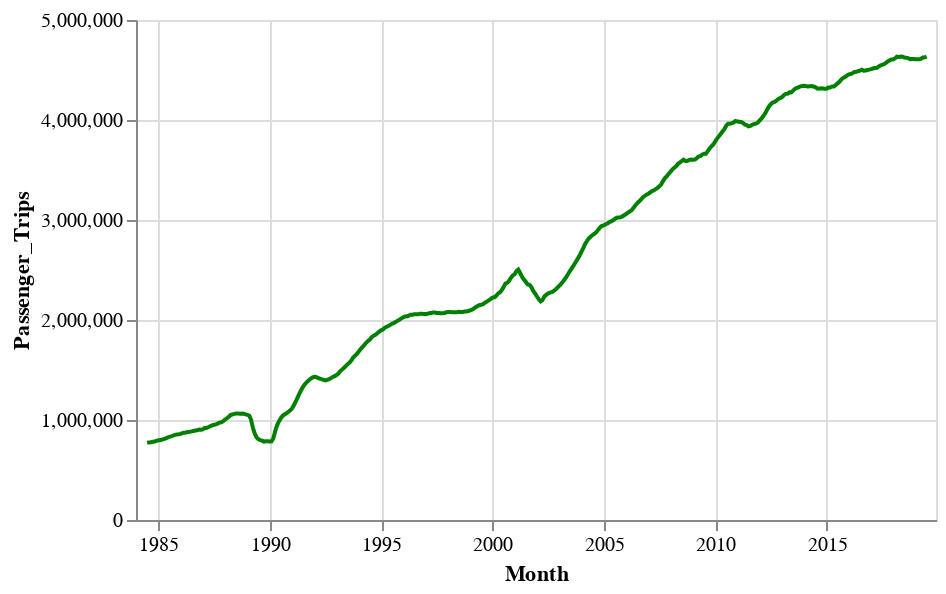

The code cell stored with this chart in its notebook:
### Code cell
alt.Chart(df) \
    .mark_line(color = 'green') \
    .encode(
        x = 'Month:T',
        y = 'Passenger_Trips:Q') \
    .properties(
        width = 400,
        height = 250)

### Figure 1 — Vega-Lite specification as saved in the notebook (floating-point values rounded to 4 significant figures; data arrays with more than 128 entries replaced by an {"elided": "..."} marker saying what was removed)
{"config": {"view": {"continuousWidth": 400, "continuousHeight": 300}}, "data": {"name": "data-82b2f45571ef1de6c824c4ba8848acd9"}, "mark": {"type": "line", "color": "green"}, "encoding": {"x": {"type": "temporal", "field": "Month"}, "y": {"type": "quantitative", "field": "Passenger_Trips"}}, "height": 250, "width": 400, "$schema": "https://vega.github.io/schema/vega-lite/v4.0.2.json", "datasets": {"data-82b2f45571ef1de6c824c4ba8848acd9": {"elided": "432 records"}}}
